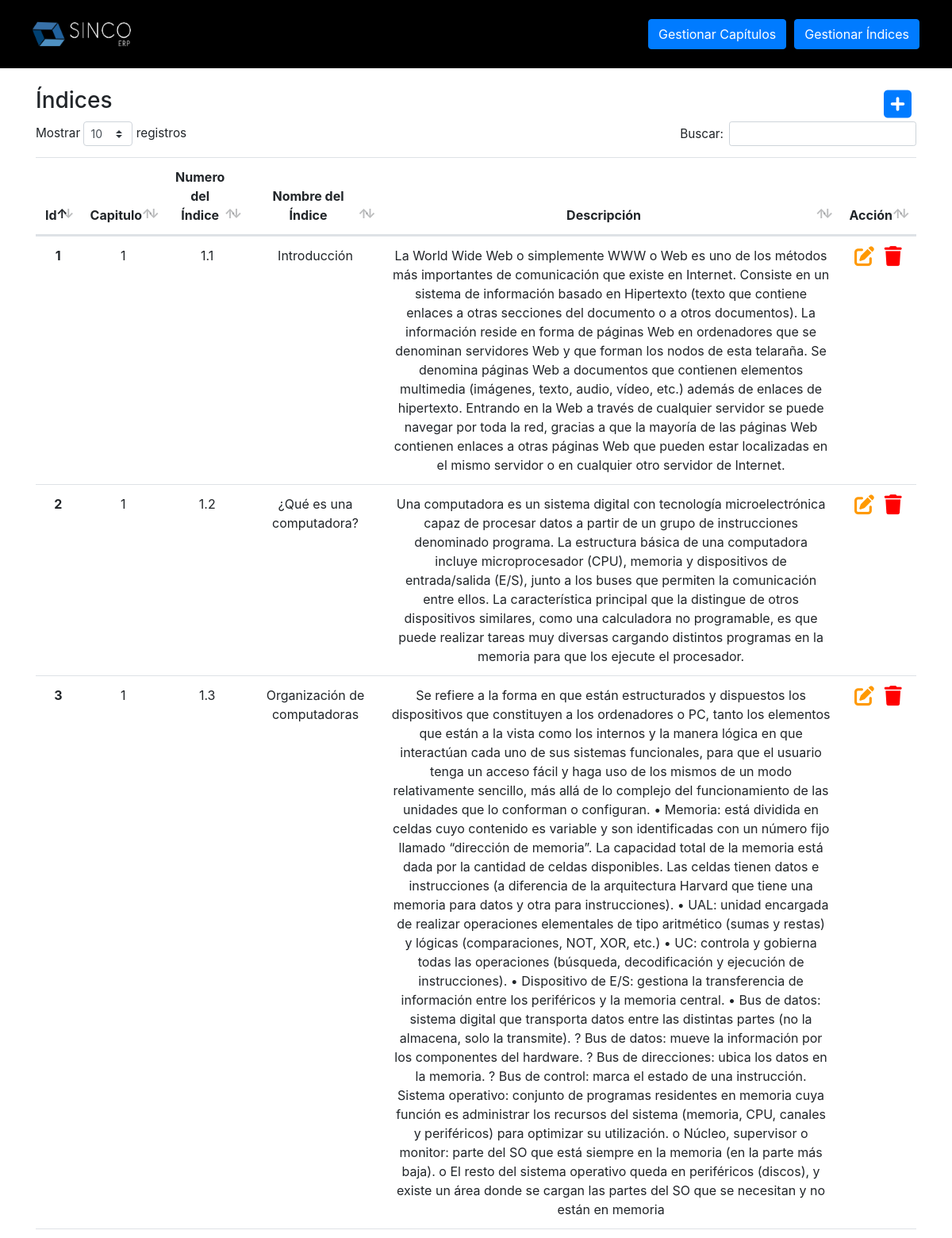
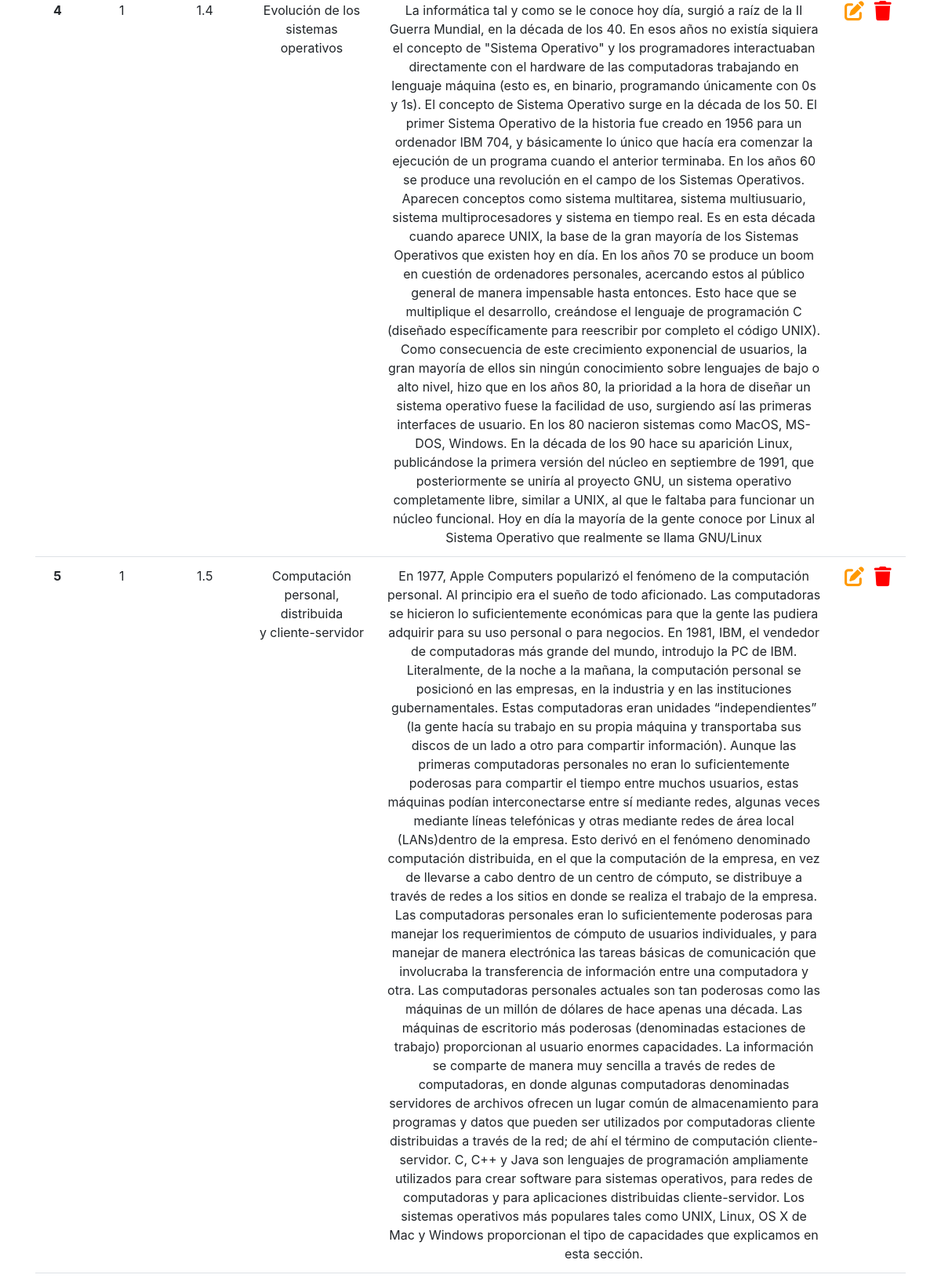
The page /views/GestionarIndices.php (signed in, upper part) on the database its author committed (2 pictures, top to bottom).
### tables this page shows
CREATE TABLE `indices` (
  `id_indices` int(11) NOT NULL,
  `id_capitulo` int(11) DEFAULT NULL,
  `numero_ind` varchar(10) DEFAULT NULL,
  `nombre_ind` varchar(100) DEFAULT NULL,
  `descripcion_ind` longtext DEFAULT NULL,
  `indice_id` int(11) DEFAULT NULL
);

### views/GestionarIndices.php (the view, shortened to what this page needs)
<!DOCTYPE html>
<html lang="es">
<?php
$objeto = new Conexion();
$conexion = $objeto->Conectar();
$consulta = "SELECT id_indices, id_capitulo, numero_ind, nombre_ind, descripcion_ind FROM indices";
$resultado = $conexion->prepare($consulta);
$resultado->execute();
$data=$resultado->fetchAll(PDO::FETCH_ASSOC);
?>
<head>
  <link rel="stylesheet" href="../assets/css/styles.css">
  <link rel="stylesheet" href="../librerias/bootstrap/css/bootstrap.min.css">
  <link rel="stylesheet" href="../assets/css/styles_modal.css">
  <link rel="stylesheet" type="text/css" href="../librerias/datatables/datatables.min.css" />
  <link rel="stylesheet" type="text/css" href="../librerias/datatables/DataTables-1.10.18/css/dataTables.bootstrap4.min.css">
</head>
<body>
  <?php
  include 'header.php'
  ?>
<div class="content">
  <div class="container">
    <div class="Title d-flex justify-content-between">
      <h3 class="Titulopag">Índices</h3>
      <button class="buttonCrud" id="btnNuevo"  type="button" data-toggle="modal"> <i class="fas fa-plus-square" id="iagregar"></i> </button>
    </div>
    <table id="tablaIndices" class="table">
      <thead class="text-center">
        <tr>
          <th scope="col">Id</th>
          <th scope="col">Capitulo</th>
          <th scope="col">Numero del Índice</th>
          <th scope="col">Nombre del Índice</th>
          <th scope="col">Descripción</th>
          <th scope="col">Acción</th>
        </tr>
      </thead>
      <tbody class="text-center">
      <?php
      foreach($data as $dat) {
      ?>
          <tr>
            <th scope="row"><?php echo $dat['id_indices'] ?></th>
            <td><?php echo $dat['id_capitulo'] ?></td>
            <td><?php echo $dat['numero_ind'] ?></td>
            <td><?php echo $dat['nombre_ind'] ?></td>
            <td><?php echo $dat['descripcion_ind'] ?></td>
            <td></td>
          </tr>
        <?php } ?>
      </tbody>
    </table>
  </div>
</div>
</body>
</html>

### assets/css/styles.css (style rules this page uses)
html { min-height: 100%; position: relative; }
body { padding: 0%; margin-right:0%; overflow-X:hidden; }
#iagregar { font-size: 40px; color:#007bff; }
.content { margin-bottom:10%; width: 100%; }

### assets/css/styles_modal.css (style rules this page uses)
.buttonCrud { border: none; background: none; }

### rows shown on the page
indices: id_indices "1", id_capitulo "1", numero_ind "1.1", nombre_ind "Introducción", descripcion_ind "La World Wide Web o simplemente WWW o Web es uno de los métodos más importantes de comunicación que existe en Internet. Consiste en un sistema de información basado en Hipertexto (texto que contiene enlaces a otras secciones del documento o a otros documentos). La información reside en forma de páginas Web en ordenadores que se denominan servidores Web y que forman los nodos de esta telaraña. Se denomina páginas Web a documentos que contienen elementos multimedia (imágenes, texto, audio, vídeo, etc.) además de enlaces de hipertexto. Entrando en la Web a través de cualquier servidor se puede navegar por toda la red, gracias a que la mayoría de las páginas Web contienen enlaces a otras…"
indices: id_indices "2", id_capitulo "1", numero_ind "1.2", nombre_ind "¿Qué es una computadora?", descripcion_ind "Una computadora es un sistema digital con tecnología microelectrónica capaz de procesar datos a partir de un grupo de instrucciones denominado programa. La estructura básica de una computadora incluye microprocesador (CPU), memoria y dispositivos de entrada/salida (E/S), junto a los buses que permiten la comunicación entre ellos. La característica principal que la distingue de otros dispositivos similares, como una calculadora no programable, es que puede realizar tareas muy diversas cargando distintos programas en la memoria para que los ejecute el procesador."
indices: id_indices "3", id_capitulo "1", numero_ind "1.3", nombre_ind "Organización de computadoras", descripcion_ind "Se refiere a la forma en que están estructurados y dispuestos los dispositivos que constituyen a los ordenadores o PC, tanto los elementos que están a la vista como los internos y la manera lógica en que interactúan cada uno de sus sistemas funcionales, para que el usuario tenga un acceso fácil y haga uso de los mismos de un modo relativamente sencillo, más allá de lo complejo del funcionamiento de las unidades que lo conforman o configuran. • Memoria: está dividida en celdas cuyo contenido es variable y son identificadas con un número fijo llamado “dirección de memoria”. La capacidad total de la memoria está dada por la cantidad de celdas disponibles. Las celdas tienen datos e…"
indices: id_indices "4", id_capitulo "1", numero_ind "1.4", nombre_ind "Evolución de los sistemas operativos", descripcion_ind "La informática tal y como se le conoce hoy día, surgió a raíz de la II Guerra Mundial, en la década de los 40. En esos años no existía siquiera el concepto de \"Sistema Operativo\" y los programadores interactuaban directamente con el hardware de las computadoras trabajando en lenguaje máquina (esto es, en binario, programando únicamente con 0s y 1s). El concepto de Sistema Operativo surge en la década de los 50. El primer Sistema Operativo de la historia fue creado en 1956 para un ordenador IBM 704, y básicamente lo único que hacía era comenzar la ejecución de un programa cuando el anterior terminaba. En los años 60 se produce una revolución en el campo de los Sistemas Operativos. Aparecen…"
indices: id_indices "5", id_capitulo "1", numero_ind "1.5", nombre_ind "Computación personal, distribuida y cliente-servidor", descripcion_ind "En 1977, Apple Computers popularizó el fenómeno de la computación personal. Al principio era el sueño de todo aficionado. Las computadoras se hicieron lo suficientemente económicas para que la gente las pudiera adquirir para su uso personal o para negocios. En 1981, IBM, el vendedor de computadoras más grande del mundo, introdujo la PC de IBM. Literalmente, de la noche a la mañana, la computación personal se posicionó en las empresas, en la industria y en las instituciones gubernamentales. Estas computadoras eran unidades “independientes” (la gente hacía su trabajo en su propia máquina y transportaba sus discos de un lado a otro para compartir información). Aunque las primeras computadoras…"
